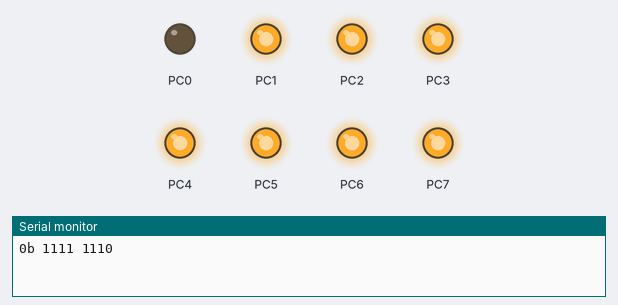
Simulated run of this program. Board: ATmega128, built with avr-gcc and emulated at 16 MHz. Shown: output pins drawn as LEDs (lit = HIGH), the last lines printed to the serial monitor.

Above: at 2.5 s.
At 12.5 s:
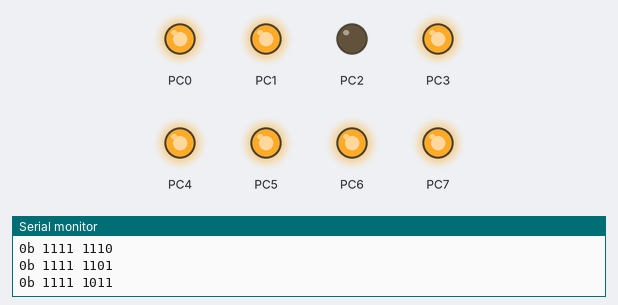
At 17.5 s:
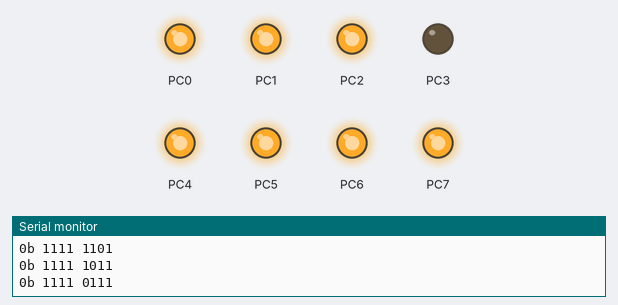
At 22.5 s:
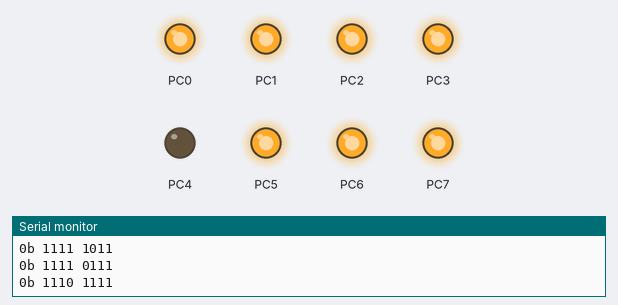
At 32.5 s:
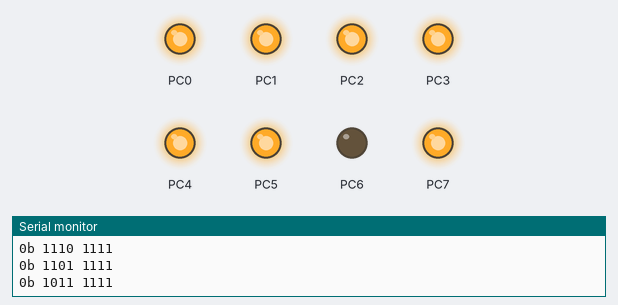
At 47.6 s:
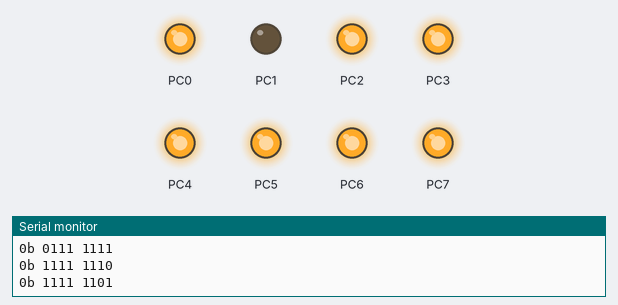
Timing chart, 0 to 52.1 s (numbered marks = the images above):
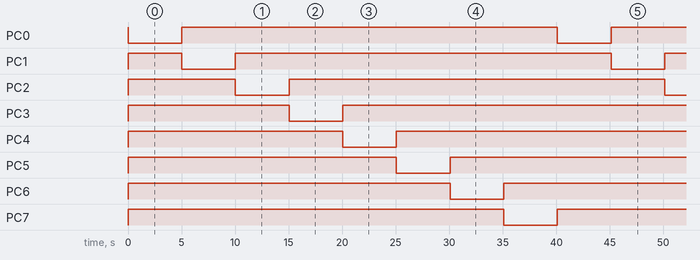

The program:

main.c
```c
/*
 * Atmega128_20201218_Test_Q2.c
 *
 * Created: 2020-12-18 오전 11:51:41
 * Author : 이장욱
 * [문제2] LED가 500ms 간격으로 (PC0 ~ PC7) 켜지도록
 * 반복하는 프로그램을 쉬프트 연산자를 활용하여 작성하세요.
 */

#include <avr/io.h>
#include <util/delay.h>
#define F_CPU 16000000L

#include "UART_USE_1.h"

char ledState = 0xFE;

void shiftLed() {
	if(ledState == 0b01111111) {
		ledState = 0b11111110;
	} else {
		ledState = (ledState << 1) + 1;
	}
}

int main(void)
{
	UART_INIT(9600,2);

    DDRC = 0xFF;
	PORTC = 0xFF;

    while (1)
    {
		UART_print8bitBinaryInc0f(ledState);
		UART_transmit('\n');
		PORTC = ledState;
		_delay_ms(5000);
		shiftLed();
    }
}
```

UART_USE_1.c
```c
/*
UART.c

Created: 2020-12-08 오후 2:51:06
Author : PROCESSOR
*/
#define F_CPU 16000000L
#include <avr/io.h>
#include "UART_USE_1.h"


void UART_INIT(unsigned long boud, char x) {
	if (x == 2) UCSR1A |= _BV(U2X0); // 비동기 2배속 모드
	else if (x == 1) UCSR1A = 0x00;

	UBRR1H = 0x00;

	int xFactor = 2;
	if (x == 1) xFactor = 16;	//	비동기 정상(1배속) 모드
	else if (x == 2) xFactor = 8; // 비동기 2배속 모드
	else if (x == 3) xFactor = 2; // 동기 마스터 모드

	int UBRRnL_Value = F_CPU / (xFactor * boud) - 1;
	UBRR1L = UBRRnL_Value;

	UCSR1C |= 0x06;

	UCSR1B |= _BV(RXEN0);
	UCSR1B |= _BV(TXEN0);

}

unsigned char UART_receive(void) {
	while ( !(UCSR1A & (1 << RXC0)));
	return UDR1;
}

void UART_transmit(unsigned char data) {
	while ( !(UCSR1A & (1 << UDRE0)));
	UDR1 = data;
}

void UART_printString(char *str) {
	for (int i = 0; str[i]; i++) {
		UART_transmit(str[i]);
	}
}

void UART_print8bitNumber(uint8_t no) {
	char numString[4] = "0";
	int i, index = 0;

	if (no > 0) {
		for (i = 0; no != 0; i++ ) {
			numString[i] = no % 10 + '0';
			no = no / 10;
		}
		numString[i] = '\0';
		index = i - 1;
	}

	for (i = index; i >= 0; i--) {
		UART_transmit(numString[i]);
	}
}

void UART_print16bitNumber(uint16_t no) {
	char numString[6] = "0";
	int i, index = 0;

	if (no > 0) {
		for (i = 0; no != 0; i++ ) {
			numString[i] = no % 10 + '0';
			no = no / 10;
		}
		numString[i] = '\0';
		index = i - 1;
	}

	for (i = index; i >= 0; i--) {
		UART_transmit(numString[i]);
	}
}

void UART_print32bitNumber(uint32_t no) {
	char numString[11] = "0";
	int i, index = 0;

	if (no > 0) {
		for (i = 0; no != 0; i++ ) {
			numString[i] = no % 10 + '0';
			no = no / 10;
		}
		numString[i] = '\0';
		index = i - 1;
	}

	for (i = index; i >= 0; i--) {
		UART_transmit(numString[i]);
	}
}

void UART_print8bitBinaryNumber(uint8_t no) {
	char numString[8] = "0";
	int i, index = 0;

	if (no > 0) {
		for (i = 0; no != 0; i++ ) {
			numString[i] = no % 2 + '0';
			no = no / 2;
		}
		numString[i] = '\0';
		index = i - 1;
	}

	for (i = index; i >= 0; i--) {
		UART_transmit(numString[i]);
	}
}

void UART_print8bitBinaryInc0(uint8_t no) {
	char numString[8] = "0";
	int i, index = 0;

	for (i = 0; i<8; i++ ) {
		numString[i] = no % 2 + '0';
		no = no / 2;
	}
	numString[i] = '\0';

	index = 7;
	for (i = index; i >= 0; i--) {
		UART_transmit(numString[i]);
	}
}

void UART_print8bitBinaryInc0f(uint8_t no) {
	char numString[8] = "0";
	int i, index = 0;

	for (i = 0; i<8; i++ ) {
		numString[i] = no % 2 + '0';
		no = no / 2;
	}
	numString[i] = '\0';

	index = 7;

	UART_printString("0b ");
	for (i = index; i >= 0; i--) {
		UART_transmit(numString[i]);
		if(i == 4) UART_printString(" ");
	}
}

void UART_print16bitBinaryNumber(uint16_t no) {
	char numString[16] = "0";
	int i, index = 0;

	if (no > 0) {
		for (i = 0; no != 0; i++ ) {
			numString[i] = no % 2 + '0';
			no = no / 2;
		}
		numString[i] = '\0';
		index = i - 1;
	}

	for (i = index; i >= 0; i--) {
		UART_transmit(numString[i]);
	}
}

void UART_print16bitBinaryInc0(uint16_t no) {
	char numString[16] = "0";
	int i, index = 0;

	for (i = 0; i<16; i++ ) {
		numString[i] = no % 2 + '0';
		no = no / 2;
	}
	numString[i] = '\0';
	index = 15;

	for (i = index; i >= 0; i--) {
		UART_transmit(numString[i]);

	}
}

void UART_print16bitBinaryInc0f(uint16_t no) {
	char numString[16] = "0";
	int i, index = 0;

	for (i = 0; i<16; i++ ) {
		numString[i] = no % 2 + '0';
		no = no / 2;
	}
	numString[i] = '\0';
	index = 15;

	UART_printString("0b ");
	for (i = index; i >= 0; i--) {
		UART_transmit(numString[i]);
		if((i % 4 ) == 0 && i > 0) UART_printString(" ");
	}
}

void UART_print8bitHexNumber(uint8_t no) {
	char numString[2] = "0";
	int i, index = 0;
	char hexTemp[16] = {'0', '1', '2', '3', '4', '5', '6',
	'7', '8', '9', 'A', 'B', 'C', 'D', 'E', 'F'};

	if (no > 0) {
		for (i = 0; no != 0; i++ ) {
			char hex = no % 16;
			numString[i] = hexTemp[hex];
			no = no / 16;
		}
		numString[i] = '\0';
		index = i - 1;
	}

	for (i = index; i >= 0; i--) {
		UART_transmit(numString[i]);
	}
}

void UART_print8bitHexInc0(uint8_t no) {
	char hexTemp[16] = {'0', '1', '2', '3', '4', '5', '6',
	'7', '8', '9', 'A', 'B', 'C', 'D', 'E', 'F'};
	char numString[2];

	int i;

	for (i = 0; i<2; i++ ) {
		numString[i] = hexTemp[(no % 16)];
		no = no / 16;
	}
	numString[2] = '\0';

	for (i = 1; i >= 0; i--) {
		UART_transmit(numString[i]);
	}
}

void UART_print8bitHexInc0f(uint8_t no) {
	char hexTemp[16] = {'0', '1', '2', '3', '4', '5', '6',
	'7', '8', '9', 'A', 'B', 'C', 'D', 'E', 'F'};
	char numString[2];

	int i;

	for (i = 0; i<2; i++ ) {
		numString[i] = hexTemp[(no % 16)];
		no = no / 16;
	}
	numString[2] = '\0';

	UART_printString("0x ");
	for (i = 1; i >= 0; i--) {
		UART_transmit(numString[i]);
	}
}

void UART_print16bitHexNumber(uint16_t no) {
	char numString[4] = "0";
	int i, index = 0;
	char hexTemp[16] = {'0', '1', '2', '3', '4', '5', '6',
	'7', '8', '9', 'A', 'B', 'C', 'D', 'E', 'F'};

	if (no > 0) {
		for (i = 0; no != 0; i++ ) {
			numString[i] = hexTemp[(no % 16)];
			no = no / 16;
		}
		numString[i] = '\0';
		index = i - 1;
	}

	for (i = index; i >= 0; i--) {
		UART_transmit(numString[i]);
	}
}

void UART_print16bitHexInc0(uint16_t no) {
	char hexTemp[16] = {'0', '1', '2', '3', '4', '5', '6',
	'7', '8', '9', 'A', 'B', 'C', 'D', 'E', 'F'};
	char numString[4];

	int i;

	for (i = 0; i<4; i++ ) {
		numString[i] = hexTemp[(no % 16)];
		no = no / 16;
	}
	numString[4] = '\0';

	for (i = 3; i >= 0; i--) {
		UART_transmit(numString[i]);
	}
}

void UART_print16bitHexInc0f(uint16_t no) {
	char hexTemp[16] = {'0', '1', '2', '3', '4', '5', '6',
	'7', '8', '9', 'A', 'B', 'C', 'D', 'E', 'F'};
	char numString[4];

	int i;

	for (i = 0; i<4; i++ ) {
		numString[i] = hexTemp[(no % 16)];
		no = no / 16;
	}
	numString[4] = '\0';

	UART_printString("0x ");
	for (i = 3; i >= 0; i--) {
		UART_transmit(numString[i]);
		if((i % 2 ) == 0 && i > 0) UART_printString(" ");
	}
}
```

UART_USE_1.h
```c
/*
 * UART.h
 *
 * Created: 2020-12-08 오후 3:01:33
 *  Author: PROCESSOR
 */


#ifndef UART_H_
#define UART_H_

#include <avr/io.h>

//void UART_INIT();
void UART_INIT(unsigned long boud, char x);
unsigned char UART_receive(void);
void UART_transmit(unsigned char data);
void UART_printString(char *str);
void UART_print8bitNumber(uint8_t no);
void UART_print16bitNumber(uint16_t no);
void UART_print32bitNumber(uint32_t no);
void UART_print8bitBinaryNumber(uint8_t no);
void UART_print8bitBinaryInc0(uint8_t no);
void UART_print8bitBinaryInc0f(uint8_t no);
void UART_print16bitBinaryNumber(uint16_t no);
void UART_print16bitBinaryInc0(uint16_t no);
void UART_print16bitBinaryInc0f(uint16_t no);
void UART_print8bitHexNumber(uint8_t no);
void UART_print8bitHexInc0(uint8_t no);
void UART_print8bitHexInc0f(uint8_t no);
void UART_print16bitHexNumber(uint16_t no);
void UART_print16bitHexInc0(uint16_t no);
void UART_print16bitHexInc0f(uint16_t no);

#endif /* UART_H_ */
```

Measured:
- by itself, PC0–6: repeats every 40.1 s: LOW 5.0 s, HIGH 35.1 s
- by itself, PC7: alternates HIGH for 35.1 s and LOW for 5.0 s
- by itself, everything shown: repeats every 40.1 s, in 8 steps
